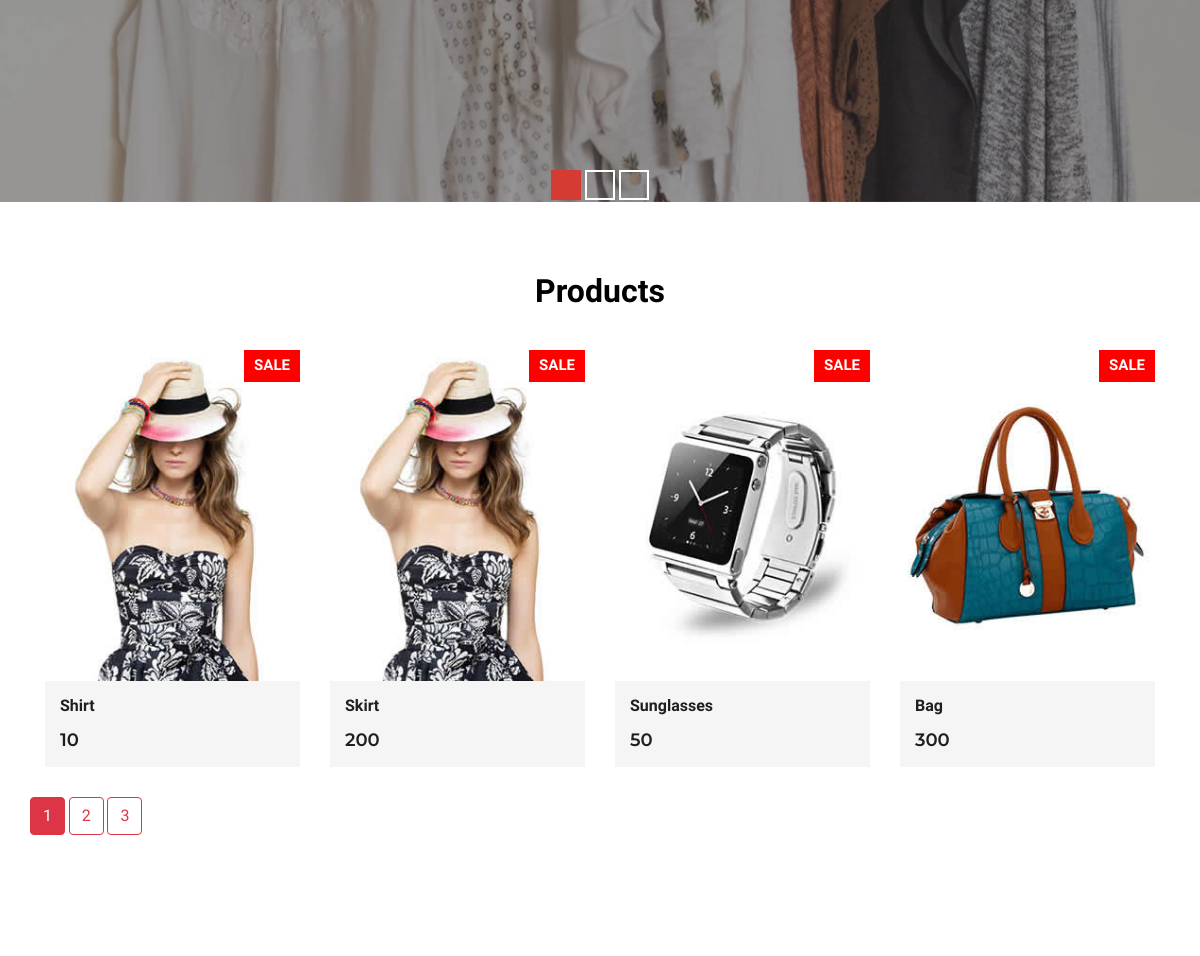
Page /home (middle part) on the earlier database version.
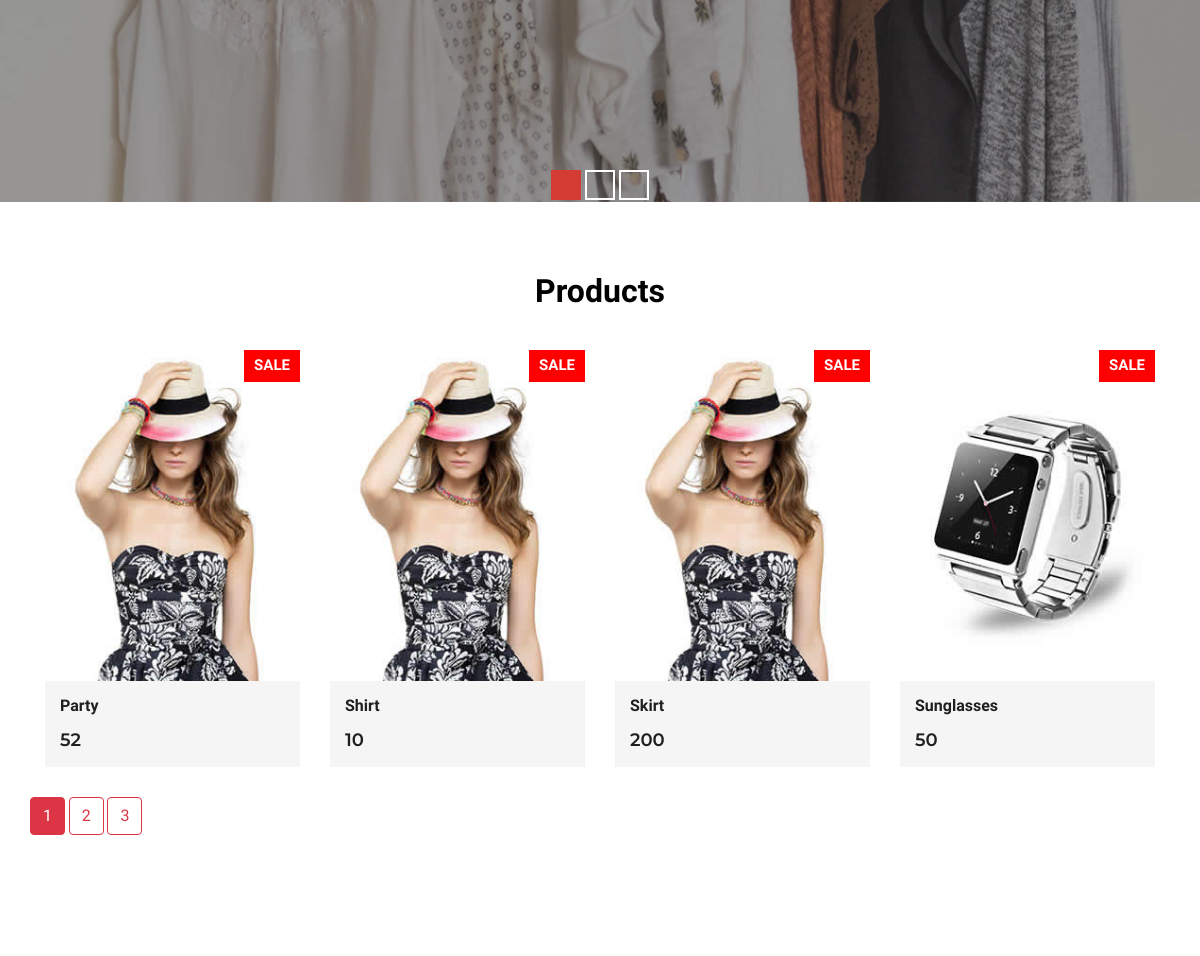
Same page on the later database version.
### flaskecommerce/models.py (models this page shows, shortened)
class Item(db.Model):
    id = db.Column(db.Integer, primary_key=True)
    category = db.Column(db.String(60), nullable=False)
    sub_category = db.Column(db.String(60), nullable=False)
    item_title = db.Column(db.String(60), nullable=False)
    item_price = db.Column(db.Integer, nullable=False)
    stock = db.Column(db.Integer, nullable=False)
    item_description = db.Column(db.Text, nullable=False)
    item_size = db.Column(db.String(5), nullable=False)
    image_1 = db.Column(db.String(150), nullable=False, default='image1.jpg')
    image_2 = db.Column(db.String(150), nullable=False, default='image2.jpg')
    image_3 = db.Column(db.String(150), nullable=False, default='image3.jpg')

### flaskecommerce/main/routes.py (the view)
@app.route('/')
@app.route('/home')
def home():
    page = request.args.get('page', 1, type=int)
    items = Item.query.order_by(Item.id.desc()).paginate(page=page, per_page=4)
    return render_template('index.html', items=items)

### flaskecommerce/templates/index.html (shortened to what this page needs)
<!DOCTYPE html>
<html lang="en">
<head>
    <link rel="stylesheet" href="{{ url_for('static', filename='css/bootstrap.min.css') }}">
    <link rel="stylesheet" href="{{ url_for('static', filename='css/style.css') }}">
    <link rel="stylesheet" href="{{ url_for('static', filename='css/responsive.css') }}">
    <link rel="stylesheet" href="{{ url_for('static', filename='css/custom.css') }}">
</head>
<body>
{% block content %}
    <div id="slides-shop" class="cover-slides">
        <ul class="slides-container">
            <li class="text-left">
                <img src="{{ url_for('static', filename='images/banner-01.jpg') }}" alt="">
                <div class="container">
                    <div class="row">
                    </div>
                </div>
            </li>
        </ul>
    </div>
    <div class="products-box">
        <div class="container">
            <div class="row">
                <div class="col-lg-12">
                    <div class="title-all text-center">
                        <h1>Products</h1>
                    </div>
                </div>
            </div>
            <div class="row">
                {% for item in items.items %}
                <div class="col-lg-3 col-md-6 ">
                    <div class="products-single fix">
                        <div class="box-img-hover">
                            <div class="type-lb">
                                <p class="sale">Sale</p>
                            </div>
                            <img src="{{ url_for('static', filename='images/' + item.image_1) }}" class="img-fluid" alt="Image">
                        </div>
                        <div class="why-text">
                            <h4>{{ item.item_title }}</h4>
                            <h5>{{ item.item_price }}</h5>
                        </div>
                    </div>
                </div>
                {% endfor %}
                <div class="row">
                    <div class="col-lg-12">
                        <div class="title-all text-center">
                            {% for page_num in items.iter_pages(left_edge=1, right_edge=1, left_current=1, right_current=2) %}
                                {% if page_num %}
                                    {% if items.page == page_num %}
                                        <a class="btn btn-danger mb-4 text-center" href="{{ url_for('home', page=page_num) }}">{{ page_num }}</a>
                                    {% else %}
                                        <a class="btn btn-outline-danger mb-4 text-center" href="{{ url_for('home', page=page_num) }}">{{ page_num }}</a>
                                    {% endif %}
                                {% else %}
                                    ...
                                {% endif %}
                            {% endfor %}
                        </div>
                    </div>
                </div>
            </div>
        </div>
    </div>
{% endblock content %}
</body>
</html>

### flaskecommerce/static/css/style.css (style rules this page uses)
body { color: #666666; font-size: 15px; font-family: 'Quattrocento Sans', sans-serif; line-height: 1.80857; }
a { color: #1f1f1f; text-decoration: none !important; outline: none !important; -webkit-transition: all .3s ease-in-out; -moz-transition: all .3s ease-in-out; -ms-transition: all .3s ease-in-out; -o-transition: all .3s ease-in-out; transition: all .3s ease-in-out; }
h1, h2, h3, h4, h5, h6 { letter-spacing: 0; font-weight: normal; position: relative; padding: 0 0 10px 0; font-weight: normal; line-height: 120% !important; color: #1f1f1f; margin: 0 }
h1 { font-size: 24px }
h4 { font-size: 16px }
h5 { font-size: 14px }
a { color: #1f1f1f; text-decoration: none; outline: none; }
a, .btn { text-decoration: none !important; outline: none !important; -webkit-transition: all .3s ease-in-out; -moz-transition: all .3s ease-in-out; -ms-transition: all .3s ease-in-out; -o-transition: all .3s ease-in-out; transition: all .3s ease-in-out; }
ul, li, ol { list-style: none; margin: 0px; padding: 0px; }
p { margin: 0px; }
.cover-slides { height: 100vh; }
.cover-slides .container { height: 100%; position: relative; z-index: 2; }
.cover-slides .container > .row { -webkit-box-align: center; -ms-flex-align: center; align-items: center; }
.cover-slides .container > .row { height: 100%; }
.title-all { margin-bottom: 30px; }
.title-all h1 { font-size: 32px; font-weight: 700; color: #010101; }
.products-box { padding: 70px 0px; }
.products-single { overflow: hidden; position: relative; margin-bottom: 30px; }
.products-single .box-img-hover { overflow: hidden; position: relative; }
.box-img-hover img { margin: 0 auto; text-align: center; display: block; }
.type-lb { position: absolute; top: 0px; right: 0px; z-index:8; }
.type-lb .sale { background: red; color: #ffffff; padding: 2px 10px; font-weight: 700; text-transform: uppercase; }
.why-text { background: #f5f5f5; padding: 15px; }
.why-text h4 { font-size: 16px; font-weight: 700; padding-bottom: 15px; }
.why-text h5 { font-size: 18px; font-family: 'Montserrat', sans-serif; padding: 0px; font-weight: 600; }

### flaskecommerce/static/css/bootsnav.css (style rules this page uses)
body { -webkit-transition: all 0.3s ease-in-out; -moz-transition: all 0.3s ease-in-out; -o-transition: all 0.3s ease-in-out; -ms-transition: all 0.3s ease-in-out; transition: all 0.3s ease-in-out; }

Differences in the rows shown:
no longer on this page (row unchanged): Item: image_1 (picture), item_title "Bag", item_price "300"
added Item: image_1 (picture), item_title "Party", item_price "52"
